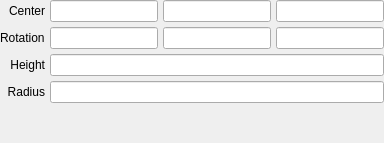
         <widget class="QWidget" name="cylinder_implicit">
          <layout class="QGridLayout" name="gridLayout_16">
           <property name="margin">
            <number>0</number>
           </property>
           <property name="spacing">
            <number>5</number>
           </property>
           <item row="0" column="4">
            <widget class="LineEdit" name="lineedit_cylinder_implicit_center_z"/>
           </item>
           <item row="0" column="0">
            <widget class="QLabel" name="label_37">
             <property name="text">
              <string>&lt;html&gt;&lt;head/&gt;&lt;body&gt;&lt;p align=&quot;right&quot;&gt;Center&lt;/p&gt;&lt;/body&gt;&lt;/html&gt;</string>
             </property>
            </widget>
           </item>
           <item row="3" column="0">
            <widget class="QLabel" name="label_35">
             <property name="text">
              <string>Radius</string>
             </property>
             <property name="alignment">
              <set>Qt::AlignRight|Qt::AlignTrailing|Qt::AlignVCenter</set>
             </property>
            </widget>
           </item>
           <item row="2" column="1" colspan="4">
            <widget class="LineEdit" name="lineedit_cylinder_implicit_height"/>
           </item>
           <item row="0" column="3">
            <widget class="LineEdit" name="lineedit_cylinder_implicit_center_y"/>
           </item>
           <item row="2" column="0">
            <widget class="QLabel" name="label_36">
             <property name="text">
              <string>Height</string>
             </property>
             <property name="alignment">
              <set>Qt::AlignRight|Qt::AlignTrailing|Qt::AlignVCenter</set>
             </property>
            </widget>
           </item>
           <item row="0" column="1" colspan="2">
            <widget class="LineEdit" name="lineedit_cylinder_implicit_center_x"/>
           </item>
           <item row="3" column="1" colspan="4">
            <widget class="LineEdit" name="lineedit_cylinder_implicit_radius"/>
           </item>
           <item row="1" column="0">
            <widget class="QLabel" name="label_42">
             <property name="text">
              <string>Rotation</string>
             </property>
            </widget>
           </item>
           <item row="1" column="3">
            <widget class="LineEdit" name="lineedit_cylinder_implicit_rotation_y"/>
           </item>
           <item row="1" column="1" colspan="2">
            <widget class="LineEdit" name="lineedit_cylinder_implicit_rotation_x"/>
           </item>
           <item row="4" column="1" colspan="4">
            <spacer name="verticalSpacer_16">
             <property name="orientation">
              <enum>Qt::Vertical</enum>
             </property>
             <property name="sizeHint" stdset="0">
              <size>
               <width>20</width>
               <height>40</height>
              </size>
             </property>
            </spacer>
           </item>
           <item row="1" column="4">
            <widget class="LineEdit" name="lineedit_cylinder_implicit_rotation_z"/>
           </item>
          </layout>
         </widget>
